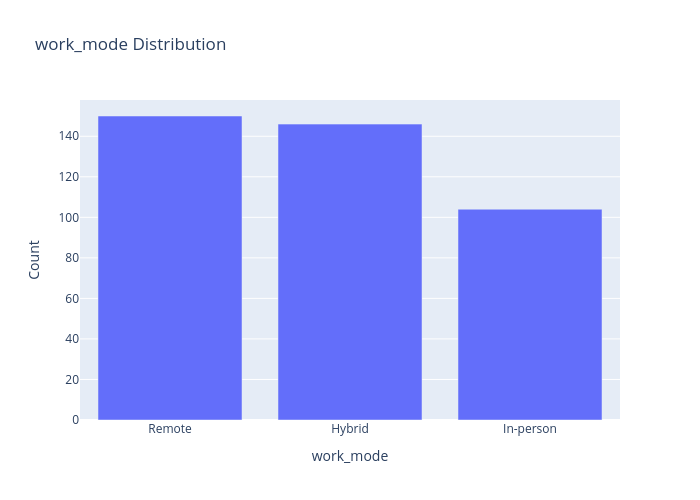

Write notebook code for a chart like this one.
### Code cell
fig = px.bar(
    df['work_mode'].value_counts().reset_index(),
    x='index', y='work_mode',
    labels={'index':'work_mode', 'work_mode':'Count'},
    title='work_mode Distribution',
    height=500, width= 700)
fig.show()

### Figure 1 — Plotly figure (JSON) as saved in the notebook; plotly's stock layout.template omitted (floating-point values rounded to 4 significant figures)
{"data": [{"alignmentgroup": "True", "hovertemplate": "work_mode=%{x}<br>Count=%{y}<extra></extra>", "legendgroup": "", "marker": {"color": "#636efa", "pattern": {"shape": ""}}, "name": "", "offsetgroup": "", "orientation": "v", "showlegend": false, "textposition": "auto", "type": "bar", "x": ["Remote", "Hybrid", "In-person"], "xaxis": "x", "y": [150, 146, 104], "yaxis": "y"}], "layout": {"barmode": "relative", "height": 500, "legend": {"tracegroupgap": 0}, "title": {"text": "work_mode Distribution"}, "width": 700, "xaxis": {"anchor": "y", "autorange": true, "domain": [0, 1], "range": [-0.5, 2.5], "title": {"text": "work_mode"}, "type": "category"}, "yaxis": {"anchor": "x", "autorange": true, "domain": [0, 1], "range": [0, 157.9], "title": {"text": "Count"}, "type": "linear"}}}
